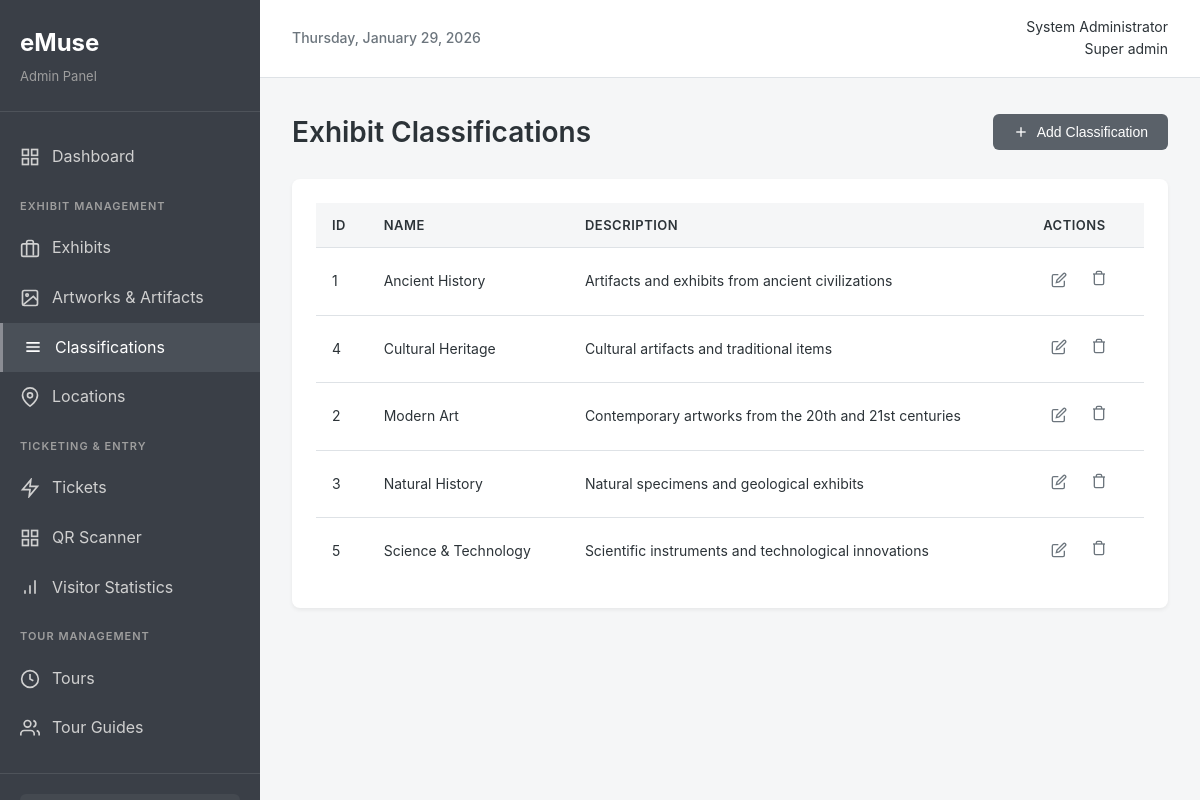
/admin/classifications.php (signed in), run on the app's committed database.
### tables this page shows
CREATE TABLE IF NOT EXISTS exhibit_classifications (
    classification_id INT PRIMARY KEY AUTO_INCREMENT,
    name VARCHAR(100) NOT NULL,
    description TEXT,
    created_at TIMESTAMP DEFAULT CURRENT_TIMESTAMP
);

### admin/classifications.php (the view, shortened to what this page needs)
<?php
require_once '../config/config.php';
$classifications = $pdo->query("SELECT * FROM exhibit_classifications ORDER BY name")->fetchAll();
include 'includes/header.php';
?>
<div class="page-header">
    <h1>Exhibit Classifications</h1>
    <button onclick="showAddModal()" class="btn btn-primary">
        <svg width="16" height="16" viewBox="0 0 24 24" fill="none" stroke="currentColor" stroke-width="2">
            <line x1="12" y1="5" x2="12" y2="19"/>
            <line x1="5" y1="12" x2="19" y2="12"/>
        </svg>
        Add Classification
    </button>
</div>
<div class="card">
    <div class="table-responsive">
        <table class="data-table">
            <thead>
                <tr>
                    <th>ID</th>
                    <th>Name</th>
                    <th>Description</th>
                    <th>Actions</th>
                </tr>
            </thead>
            <tbody>
                <?php foreach ($classifications as $class): ?>
                <tr>
                    <td><?php echo $class['classification_id']; ?></td>
                    <td><?php echo $class['name']; ?></td>
                    <td><?php echo $class['description']; ?></td>
                    <td>
                        <div class="action-buttons">
                            <button onclick='editItem(<?php echo json_encode($class); ?>)' class="btn-icon">
                                <svg width="16" height="16" viewBox="0 0 24 24" fill="none" stroke="currentColor" stroke-width="2">
                                    <path d="M11 4H4a2 2 0 0 0-2 2v14a2 2 0 0 0 2 2h14a2 2 0 0 0 2-2v-7"/>
                                    <path d="M18.5 2.5a2.121 2.121 0 0 1 3 3L12 15l-4 1 1-4 9.5-9.5z"/>
                                </svg>
                            </button>
                            <a href="?delete=<?php echo $class['classification_id']; ?>" class="btn-icon btn-danger" onclick="return confirm('Delete?')">
                                <svg width="16" height="16" viewBox="0 0 24 24" fill="none" stroke="currentColor" stroke-width="2">
                                    <polyline points="3 6 5 6 21 6"/>
                                    <path d="M19 6v14a2 2 0 0 1-2 2H7a2 2 0 0 1-2-2V6m3 0V4a2 2 0 0 1 2-2h4a2 2 0 0 1 2 2v2"/>
                                </svg>
                            </a>
                        </div>
                    </td>
                </tr>
                <?php endforeach; ?>
            </tbody>
        </table>
    </div>
</div>
<?php include 'includes/footer.php'; ?>

### admin/includes/header.php (shortened to what this page needs)
<!DOCTYPE html>
<html lang="en">
<head>
    <link rel="stylesheet" href="../assets/css/style.css">
</head>
<body>
    <div class="admin-layout">
        <aside class="sidebar">
            <div class="sidebar-header">
                <h2>eMuse</h2>
                <p>Admin Panel</p>
            </div>
            <nav class="sidebar-nav">
                <a href="index.php" class="nav-item <?php echo basename($_SERVER['PHP_SELF']) == 'index.php' ? 'active' : ''; ?>">
                    <svg width="20" height="20" viewBox="0 0 24 24" fill="none" stroke="currentColor" stroke-width="2">
                        <rect x="3" y="3" width="7" height="7"/>
                        <rect x="14" y="3" width="7" height="7"/>
                        <rect x="14" y="14" width="7" height="7"/>
                        <rect x="3" y="14" width="7" height="7"/>
                    </svg>
                    Dashboard
                </a>
                <div class="nav-section">Exhibit Management</div>
                <a href="exhibits.php" class="nav-item <?php echo basename($_SERVER['PHP_SELF']) == 'exhibits.php' ? 'active' : ''; ?>">
                    <svg width="20" height="20" viewBox="0 0 24 24" fill="none" stroke="currentColor" stroke-width="2">
                        <rect x="2" y="7" width="20" height="15" rx="2"/>
                        <path d="M16 21V5a2 2 0 0 0-2-2h-4a2 2 0 0 0-2 2v16"/>
                    </svg>
                    Exhibits
                </a>
                <a href="artworks.php" class="nav-item <?php echo basename($_SERVER['PHP_SELF']) == 'artworks.php' ? 'active' : ''; ?>">
                    <svg width="20" height="20" viewBox="0 0 24 24" fill="none" stroke="currentColor" stroke-width="2">
                        <rect x="3" y="3" width="18" height="18" rx="2"/>
                        <circle cx="8.5" cy="8.5" r="1.5"/>
                        <path d="M20.4 14.5L16 10 4 20"/>
                    </svg>
                    Artworks & Artifacts
                </a>
                <a href="classifications.php" class="nav-item <?php echo basename($_SERVER['PHP_SELF']) == 'classifications.php' ? 'active' : ''; ?>">
                    <svg width="20" height="20" viewBox="0 0 24 24" fill="none" stroke="currentColor" stroke-width="2">
                        <path d="M4 7h16M4 12h16M4 17h16"/>
                    </svg>
                    Classifications
                </a>
                <a href="locations.php" class="nav-item <?php echo basename($_SERVER['PHP_SELF']) == 'locations.php' ? 'active' : ''; ?>">
                    <svg width="20" height="20" viewBox="0 0 24 24" fill="none" stroke="currentColor" stroke-width="2">
                        <path d="M21 10c0 7-9 13-9 13s-9-6-9-13a9 9 0 0 1 18 0z"/>
                        <circle cx="12" cy="10" r="3"/>
                    </svg>
                    Locations
                </a>
                <div class="nav-section">Ticketing & Entry</div>
                <a href="tickets.php" class="nav-item <?php echo basename($_SERVER['PHP_SELF']) == 'tickets.php' ? 'active' : ''; ?>">
                    <svg width="20" height="20" viewBox="0 0 24 24" fill="none" stroke="currentColor" stroke-width="2">
                        <path d="M13 2L3 14h9l-1 8 10-12h-9l1-8z"/>
                    </svg>
                    Tickets
                </a>
                <a href="qr-scanner.php" class="nav-item <?php echo basename($_SERVER['PHP_SELF']) == 'qr-scanner.php' ? 'active' : ''; ?>">
                    <svg width="20" height="20" viewBox="0 0 24 24" fill="none" stroke="currentColor" stroke-width="2">
                        <rect x="3" y="3" width="7" height="7"/>
                        <rect x="14" y="3" width="7" height="7"/>
                        <rect x="14" y="14" width="7" height="7"/>
                        <rect x="3" y="14" width="7" height="7"/>
                    </svg>
                    QR Scanner
                </a>
                <a href="visitor-stats.php" class="nav-item <?php echo basename($_SERVER['PHP_SELF']) == 'visitor-stats.php' ? 'active' : ''; ?>">
                    <svg width="20" height="20" viewBox="0 0 24 24" fill="none" stroke="currentColor" stroke-width="2">
                        <line x1="12" y1="20" x2="12" y2="10"/>
                        <line x1="18" y1="20" x2="18" y2="4"/>
                        <line x1="6" y1="20" x2="6" y2="16"/>
                    </svg>
                    Visitor Statistics
                </a>
                <div class="nav-section">Tour Management</div>
                <a href="tours.php" class="nav-item <?php echo basename($_SERVER['PHP_SELF']) == 'tours.php' ? 'active' : ''; ?>">
                    <svg width="20" height="20" viewBox="0 0 24 24" fill="none" stroke="currentColor" stroke-width="2">
                        <circle cx="12" cy="12" r="10"/>
                        <polyline points="12 6 12 12 16 14"/>
                    </svg>
                    Tours
                </a>
                <a href="guides.php" class="nav-item <?php echo basename($_SERVER['PHP_SELF']) == 'guides.php' ? 'active' : ''; ?>">
                    <svg width="20" height="20" viewBox="0 0 24 24" fill="none" stroke="currentColor" stroke-width="2">
                        <path d="M17 21v-2a4 4 0 0 0-4-4H5a4 4 0 0 0-4 4v2"/>
                        <circle cx="9" cy="7" r="4"/>
                        <path d="M23 21v-2a4 4 0 0 0-3-3.87"/>
                        <path d="M16 3.13a4 4 0 0 1 0 7.75"/>
                    </svg>
                    Tour Guides
                </a>
            </nav>
            <div class="sidebar-footer">
                <a href="logout.php" class="logout-btn">
                </a>
            </div>
        </aside>
        <main class="main-content">
            <header class="top-bar">
                <div class="top-bar-left">
                    <h3><?php echo date('l, F j, Y'); ?></h3>
                </div>
                <div class="top-bar-right">
                    <div class="user-info">
                        <span><?php echo $_SESSION['admin_name']; ?></span>
                        <span class="user-role"><?php echo ucfirst(str_replace('_', ' ', $_SESSION['admin_role'])); ?></span>
                    </div>
                </div>
            </header>
            <div class="content">

### admin/includes/footer.php (shortened to what this page needs)
            </div>
        </main>
    </div>
</body>
</html>

### assets/css/style.css (style rules this page uses)
:root { --color-primary: #5a6169; --color-primary-dark: #464a52; --color-secondary: #8b8d94; --color-bg-main: #f5f6f7; --color-bg-card: #ffffff; --color-text-primary: #2c3338; --color-text-secondary: #6c757d; --color-border: #dee2e6; --color-sidebar: #3a3f47; --color-sidebar-hover: #4a5058; --color-success: #6c8e7f; --color-warning: #a88f5e; --color-error: #a67474; --color-info: #6c8090; }
* { margin: 0; padding: 0; box-sizing: border-box; }
body { font-family: -apple-system, BlinkMacSystemFont, 'Segoe UI', Roboto, 'Helvetica Neue', Arial, sans-serif; background: var(--color-bg-main); color: var(--color-text-primary); line-height: 1.6; }
.admin-layout { display: flex; min-height: 100vh; }
.sidebar { width: 260px; background: var(--color-sidebar); color: #e0e0e0; display: flex; flex-direction: column; position: fixed; height: 100vh; overflow-y: auto; }
.sidebar-header { padding: 24px 20px; border-bottom: 1px solid rgba(255,255,255,0.1); }
.sidebar-header h2 { font-size: 24px; color: #ffffff; margin-bottom: 4px; }
.sidebar-header p { font-size: 13px; color: #9e9e9e; }
.sidebar-nav { flex: 1; padding: 20px 0; }
.nav-section { padding: 16px 20px 8px; font-size: 11px; text-transform: uppercase; letter-spacing: 1px; color: #9e9e9e; font-weight: 600; }
.nav-item { display: flex; align-items: center; gap: 12px; padding: 12px 20px; color: #d0d0d0; text-decoration: none; transition: all 0.2s; }
.nav-item.active { background: var(--color-sidebar-hover); color: #ffffff; border-left: 3px solid #8b8d94; }
.sidebar-footer { padding: 20px; border-top: 1px solid rgba(255,255,255,0.1); }
.logout-btn { display: flex; align-items: center; gap: 12px; padding: 12px 16px; background: rgba(255,255,255,0.05); color: #d0d0d0; text-decoration: none; border-radius: 6px; transition: all 0.2s; }
.main-content { flex: 1; margin-left: 260px; display: flex; flex-direction: column; }
.top-bar { background: var(--color-bg-card); padding: 16px 32px; border-bottom: 1px solid var(--color-border); display: flex; justify-content: space-between; align-items: center; }
.top-bar-left h3 { font-size: 14px; color: var(--color-text-secondary); font-weight: 500; }
.user-info { display: flex; flex-direction: column; align-items: flex-end; }
.user-info span { font-size: 14px; color: var(--color-text-primary); }
.user-role { font-size: 12px; color: var(--color-text-secondary); }
.content { padding: 32px; flex: 1; }
.page-header { display: flex; justify-content: space-between; align-items: center; margin-bottom: 24px; }
.page-header h1 { font-size: 28px; color: var(--color-text-primary); font-weight: 600; }
.card { background: var(--color-bg-card); border-radius: 8px; padding: 24px; box-shadow: 0 2px 4px rgba(0,0,0,0.06); margin-bottom: 24px; }
.btn { display: inline-flex; align-items: center; gap: 8px; padding: 10px 20px; border: none; border-radius: 6px; font-size: 14px; font-weight: 500; cursor: pointer; transition: all 0.2s; text-decoration: none; }
.btn-primary { background: var(--color-primary); color: #ffffff; }
.btn-icon { background: none; border: none; padding: 8px; cursor: pointer; color: var(--color-text-secondary); border-radius: 4px; transition: all 0.2s; }
.action-buttons { display: flex; gap: 8px; }
.table-responsive { overflow-x: auto; }
.data-table { width: 100%; border-collapse: collapse; }
.data-table thead { background: var(--color-bg-main); }
.data-table th { padding: 12px 16px; text-align: left; font-size: 13px; font-weight: 600; color: var(--color-text-primary); text-transform: uppercase; letter-spacing: 0.5px; }
.data-table td { padding: 14px 16px; border-top: 1px solid var(--color-border); font-size: 14px; color: var(--color-text-primary); }

### data on the page
exhibit_classifications: classification_id "1", name "Ancient History", description "Artifacts and exhibits from ancient civilizations"
exhibit_classifications: classification_id "4", name "Cultural Heritage", description "Cultural artifacts and traditional items"
exhibit_classifications: classification_id "2", name "Modern Art", description "Contemporary artworks from the 20th and 21st centuries"
exhibit_classifications: classification_id "3", name "Natural History", description "Natural specimens and geological exhibits"
exhibit_classifications: classification_id "5", name "Science & Technology", description "Scientific instruments and technological innovations"

### other printed values
$_SESSION['admin_name'] "System Administrator"
str_replace('_', ' ', $_SESSION['admin_role']) "Super admin"
